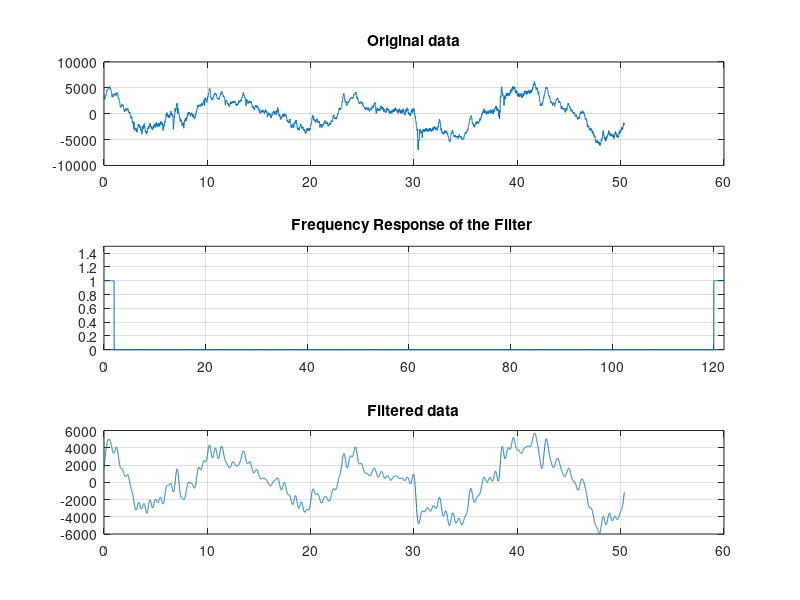

Write the MATLAB code that produced this figure. (Note: this script raises an error after producing the figure.)
load('data_via_UART_USB_mar22.mat')



%% filter

z = data1;

Fs= 122; 
Ts=1/Fs;
Lz=length(z);
n=[0:Lz-1]';
t=n*Ts;

%Frequency domain filtering assumes kth-fft-point = (k-1)*Fs/N Hz;
%Find N = fft size as a nearest integer power of 2
Np2 = nextpow2(Lz);   % Np2 = nearest power of 2
N = 2^Np2;   %N = fft size
Ftype = 1; %input('Select filter type (1/2/3 for LP/HP/BP) ');

%Implement LP Filter (with lower cut-off at LC Hz)
  LC = 2; %input('Enter Lower Cut-off Freqeuncy in Hz ');
  KLC = round(1 + LC*N/Fs);
  IKLC = N-KLC + 1;
  H = ones(N,1);
  H(KLC:IKLC)=zeros(IKLC-KLC+1,1);

dat=z;
dat = dat - sum(dat)/length(dat);
datK = fft(dat,N);
datKH = datK.*H;
datf = real(ifft(datKH));  %dataf = filtered data
datf = datf(1:length(z));

% Plot results
figure(1)
subplot(311)
plot(t,dat)
grid
title('Original data')
Freq=[0:1:N-1]*Fs/N;
subplot(312)
plot(Freq,H)
axis([0 N*Fs/N 0 1.5])
grid
title('Frequency Response of the Filter ')
subplot(313)
plot(t,datf)
title('Filtered data');
grid


% write to text file 
fileID = fopen('data1f.txt','w');
fprintf(fileID,'%f \r\n',datf);
fclose(fileID);
data1f = dataf;
    
% save('data3_27_filtered.mat', 'data1f', 'data2f', 'data3f', 'data4f', 'data5f');
% 
% 
% % downsample
% %load('data_UART_Filtered.mat');
% 
%     % down-sample: keep every 48th sample to go from 488->100 Hz
%     %data1f = zeros(ceil(length(data1)/4),1);
%     data1fs = downsample(data1f, 12);
%     data2fs = downsample(data2f, 12);
%     data3fs = downsample(data3f, 12);
%     data4fs = downsample(data4f, 12);
%     data5fs = downsample(data5f, 12);
%     
%     save('data_UART_Filtered_downsampled.mat', 'data1fs', 'data2fs', 'data3fs', 'data4fs', 'data5fs');
%     
%     
% % write to text file 
% fileID = fopen('data1fs.txt','w');
% fprintf(fileID,'%f \r\n',data1fs);
% fclose(fileID);
% 
% fileID = fopen('data2fs.txt','w');
% fprintf(fileID,'%f \r\n',data2fs);
% fclose(fileID);
% 
% fileID = fopen('data3fs.txt','w');
% fprintf(fileID,'%f \r\n',data3fs);
% fclose(fileID);
% 
% fileID = fopen('data4fs.txt','w');
% fprintf(fileID,'%f \r\n',data4fs);
% fclose(fileID);
% 
% fileID = fopen('data5fs.txt','w');
% fprintf(fileID,'%f \r\n',data5fs);
% fclose(fileID);
% 
% figure();
% subplot(3,1,1)
% plot(data1)
% subplot(3,1,2)
% plot(data1f)
% subplot(3,1,3)
% plot(data1fs)
